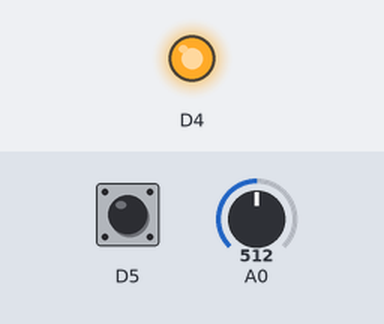
The program below on a simulated ESP8266 (Wemos D1 mini). Parts: output pins drawn as LEDs (lit = HIGH). The inputs (shaded band) are chosen by the test bench; at power-on: D5 HIGH, A0 = 512.

Above: at 1.2 s.
1.3 s: D5 pulled LOW for 0.15 s
At 2.0 s:
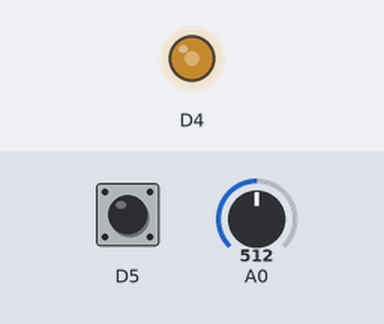
2.9 s: A0 set to 716
At 3.2 s:
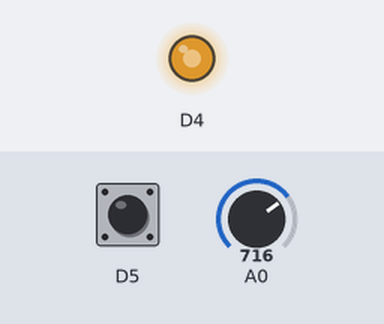
4.4 s: A0 set to 900
At 5.5 s:
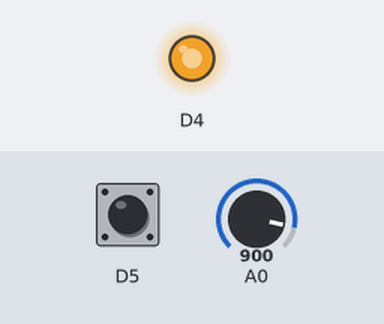
5.9 s: A0 set to 0
At 6.7 s:
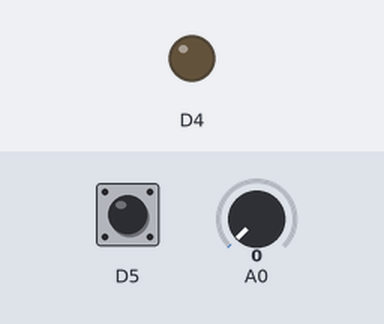
7.4 s: A0 set to 511
At 7.8 s:
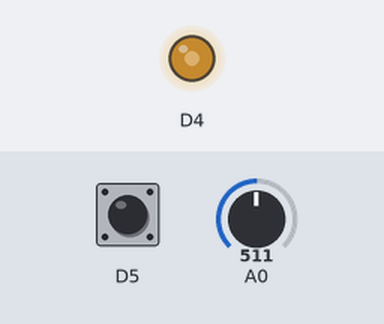
8.9 s: D5 pulled LOW for 1 s
At 10.1 s:
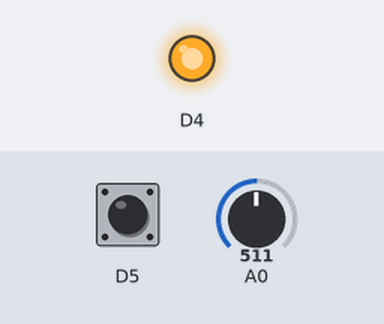
Timing chart, 0 to 11.9 s (numbered marks = the images above; inputs shaded):
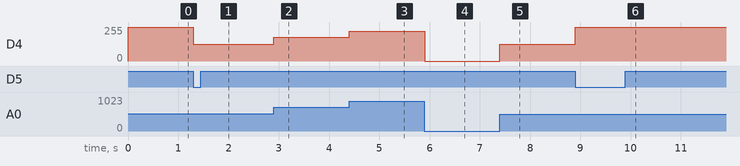

The program:

main.cpp
```cpp
/**
 * I Sanjay Kumar, 000811237 certify that the given work is my own work and noone
 * work is considered without professor acknowledgement.
 */

#include <Arduino.h>

 bool ledState = false; // global variable to set the led light state on/off
 bool buttonState = false; // global variable to set the button state on/off

void setup()
{

  // configure the USB serial monitor
  Serial.begin(115200);

  // configure pin D5 as digital input - this is the pushbutton
  pinMode(D5, INPUT_PULLUP);

  // configure pin D4 as a digital output - this is the LED
  pinMode(D4, OUTPUT);

  // set default PWM range
  analogWriteRange(1024);

}

void loop()
{
  int iButton; // stores the button value 0 or 1
  int iVal; // stores the digital value of variable resister 1 to 1024


  // read digitized value from the D1 Mini's A/D convertor
  iVal = analogRead(A0);
  iButton = digitalRead(D5);

/**
 * Now I check the button value 0 when pressed and if button state is False then I enter
 * the if statement and change the led state to true and turn on the light. Else the
 * button state is false and light is off.
 * When the led light is state is true then the light will get the digital value
 * and will change the brightness level.
 */
  if (iButton == 0 && buttonState == false)
  {
    buttonState = true;
    ledState = !ledState;
  }
  else if(iButton == 1 ){
    buttonState = false;
  }
  if(ledState == true){
     analogWrite(D4, iVal);
  }
  else{
    analogWrite(D4, 1024);
  }

}
```

Measured:
- after the input at 1.3 s, D4: 255/255 → 127/255 at once
- after the input at 2.9 s, D4: 127/255 → 178/255 at once
- after the input at 4.4 s, D4: 178/255 → 224/255 at once
- after the input at 5.9 s, D4: 224/255 → 0/255 at once
- after the input at 7.4 s, D4: 0/255 → 127/255 at once
- after the input at 8.9 s, D4: 127/255 → 255/255 at once
